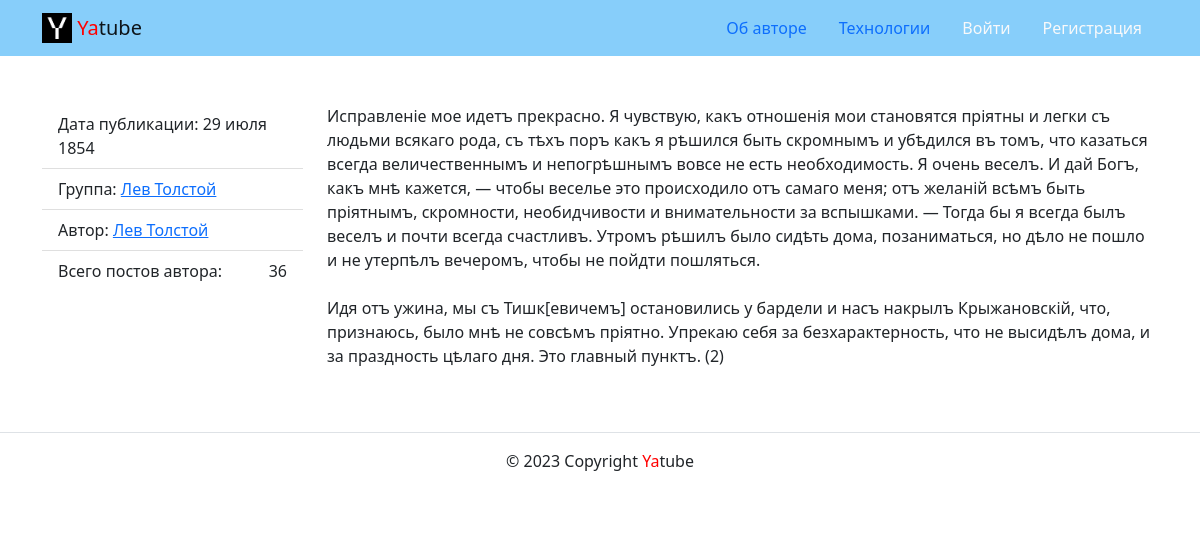
Page /posts/35/ on the committed database.
### posts/models.py (models this page shows, shortened)
class Post(models.Model):
    text = models.TextField(
        verbose_name='Текст поста',
        help_text='Текст нового поста'
    )
    pub_date = models.DateTimeField('Дата публикации', auto_now_add=True)
    author = models.ForeignKey(
        User,
        on_delete=models.CASCADE,
        related_name='posts',
        verbose_name='Автор',
        help_text='Имя автора'
    )
    group = models.ForeignKey(
        Group,
        on_delete=models.SET_NULL,
        related_name='posts',
        blank=True, null=True,
        verbose_name='Группа',
        help_text='Группа, к которой будет относиться пост',
    )
    image = models.ImageField(
        'Картинка',
        upload_to='posts/',
        blank=True,
        help_text='Поле для загрузки картинки',
    )
    class Meta:
        ordering = ('-pub_date',)
        verbose_name = 'Пост'
        verbose_name_plural = 'Посты'

class Group(models.Model):
    title = models.CharField(
        max_length=200, verbose_name='Название',
        help_text='Название группы'
    )
    slug = models.SlugField(
        unique=True,
        verbose_name='Идентификатор',
        help_text='Название идентификатора'
    )
    description = models.TextField(
        verbose_name='Описание',
        help_text='Текст описания'
    )
    class Meta:
        verbose_name = 'Группа'
        verbose_name_plural = 'Группы'

### posts/views.py (the view)
# urls.py: path("posts/<int:post_id>/", views.post_detail, name="post_detail"),
def post_detail(request, post_id):
    return render(request, 'posts/post_detail.html', {
        'post': get_object_or_404(Post, id=post_id),
        'form': CommentForm(request.POST or None),
    })

### core/context_processors/year.py (called while the page is built)
def year(request):
    return {
        'year': datetime.now().year,
    }

### templates/posts/post_detail.html (shortened to what this page needs)
{% extends 'base.html' %}
{% load thumbnail %}
{% block content %}
  <div class="row">
    <aside class="col-12 col-md-3">
      <ul class="list-group list-group-flush">
        <li class="list-group-item">Дата публикации: {{ post.pub_date|date:"d E Y" }}</li>
        {% if post.group %}
          <li class="list-group-item">
            Группа:
            <a href="{% url 'posts:group_list' post.group.slug %}">{{ post.group.title }}</a>
          </li>
        {% endif %}
        <li class="list-group-item">Автор: <a href="{% url 'posts:profile' post.author.username %}">{{ post.author.get_full_name }}</a></li>
        <li class="list-group-item d-flex justify-content-between align-items-center">
          Всего постов автора:  <span >{{ post.author.posts.count }}</span>
        </li>
      </ul>
    </aside>
    <article class="col-12 col-md-9">
      <p>{{ post.text|linebreaksbr }}</p>
    </article>
  </div>
{% endblock %}

### rows in the picture
Post: pub_date "29 июля 1854", group "Лев Толстой", author.get_full_name "Лев Толстой", author.posts.count "36", text "Исправленіе мое идетъ прекрасно. Я чувствую, какъ отношенія мои становятся пріятны и легки съ людьми всякаго рода, съ тѣхъ поръ какъ я рѣшился быть скромнымъ и убѣдился въ томъ, что казаться всегда величественнымъ и непогрѣшнымъ вовсе не есть необходимость. Я очень веселъ. И дай Богъ, какъ мнѣ кажется, — чтобы веселье это происходило отъ самаго меня; отъ желаній всѣмъ быть пріятнымъ, скромности, необидчивости и внимательности за вспышками. — Тогда бы я всегда былъ веселъ и почти всегда счастливъ. Утромъ рѣшилъ было сидѣть дома, позаниматься, но дѣло не пошло и не утерпѣлъ вечеромъ, чтобы не пойдти пошляться. Идя отъ ужина, мы съ Тишк[евичемъ] остановились у бардели и насъ накрылъ…"
